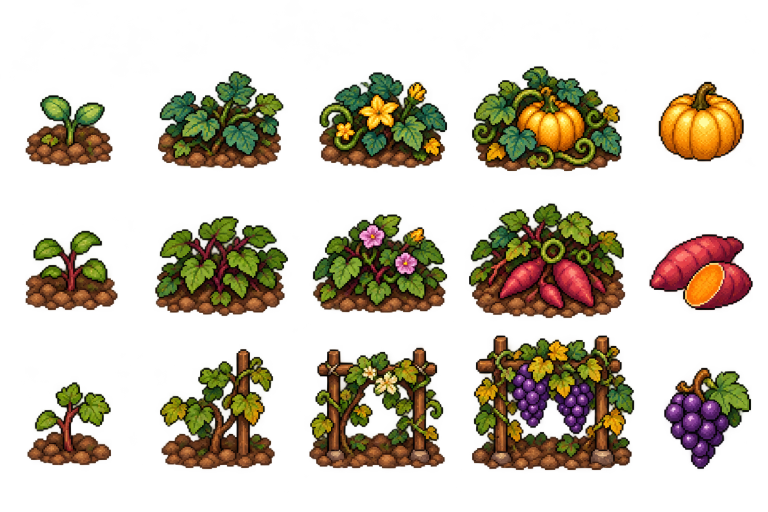
#> input picture assets/pixel/autumn/crops.png, 1536 x 1024 px (shown at 1/2 size); its folder holds 2 pictures in this run
$ python register_autumn_art.py
#> lines starting #> are read from the running program, lines starting #| are printed output that depends on the picture
#!/usr/bin/env python3
"""Read alpha bounds for production autumn sprites without modifying PNGs."""
from pathlib import Path
import json
from PIL import Image
ROOT=Path(__file__).resolve().parents[1]
def frames(name,xs,ys):
#> called with name = 'crops'
    image=Image.open(ROOT/'assets/pixel/autumn'/f'{name}.png').convert('RGBA')
#> image is the input picture: PIL image 1536x1024 RGBA; mean R, G, B, A 70.8, 54.6, 19.7, 80.7
    assert image.size==(1536,1024)
    alpha=image.getchannel('A')
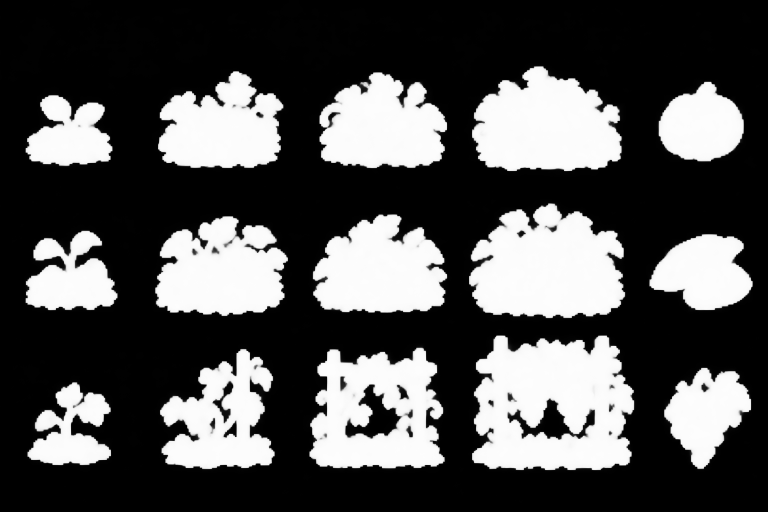
#> alpha: PIL image 1536x1024 L (shown at 1/2 size); min 0, max 254, mean 80.7
    rows=[]
    for top,bottom in zip(ys,ys[1:]):
        row=[]
        for left,right in zip(xs,xs[1:]):
            b=alpha.crop((left,top,right,bottom)).point(lambda a:255 if a>=192 else 0).getbbox()
            assert b,(name,left,top)
            row.append([left+b[0],top+b[1],b[2]-b[0],b[3]-b[1]])
        rows.append(row)
#> after the loop, rows = 3 items
    return rows
if __name__=='__main__':
    data={'CROPS':frames('crops',[0,300,610,925,1280,1536],[0,350,660,1024]),
          'OBJECTS':frames('objects',[0,384,784,1174,1536],[0,512,1024])}
#> call 2 of frames, with name = 'objects'
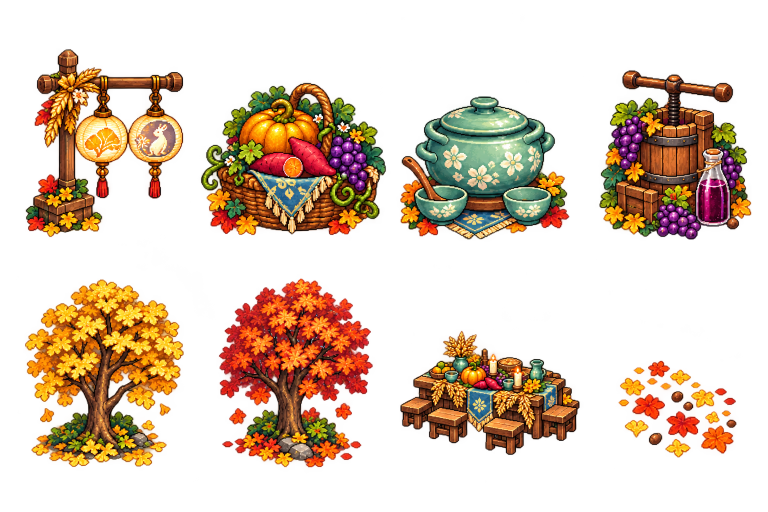
#> input picture assets/pixel/autumn/objects.png, 1536 x 1024 px (shown at 1/2 size)
#> in frames, image is the input picture: PIL image 1536x1024 RGBA; mean R, G, B, A 114.4, 65.8, 24.5, 80
#> in frames (call 2), `alpha=image.getchannel('A')`:
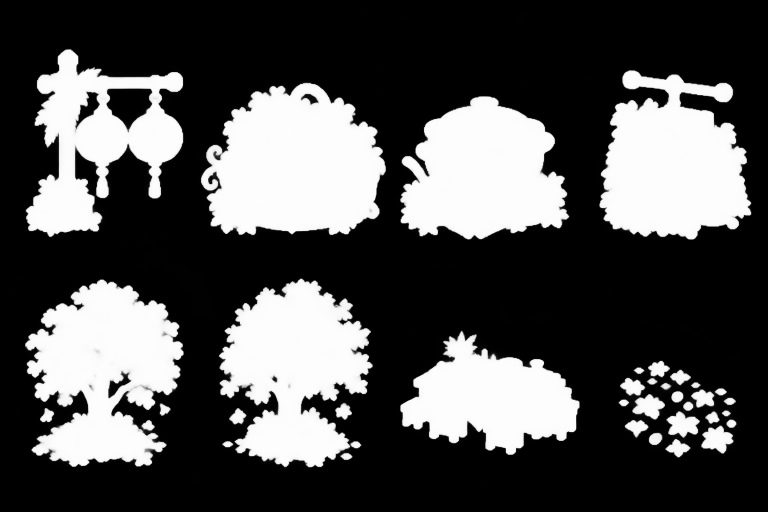
#> alpha: PIL image 1536x1024 L (shown at 1/2 size); min 0, max 254, mean 80
#> the loop in frames (call 2), `for top,bottom in zip(ys,ys[1:]):` made 2 passes
#> (top, bottom) on passes 1 to 2: (0, 512), (512, 1024)
#> after the loop in frames (call 2), `for top,bottom in zip(ys,ys[1:]):`: rows = [[[52, 99, 314, 374], [403, 166, 368, 303], [801, 193, 337, 285], [1199, 141, 303, 338]], [[51, 560, 316, 373], [439, 558, 306, 376], [801, 663, 358, 246], [1238, 722, 234, 192]]]
    (ROOT/'scripts/autumn_frames.gd').write_text('extends RefCounted\n# Generated by tools/register_autumn_art.py; PNG originals preserved.\n'+''.join('const '+k+' := '+json.dumps(v,separators=(',',':'))+'\n' for k,v in data.items()))
    print({k:sum(map(len,v)) for k,v in data.items()})
#| {'CROPS': 15, 'OBJECTS': 8}
